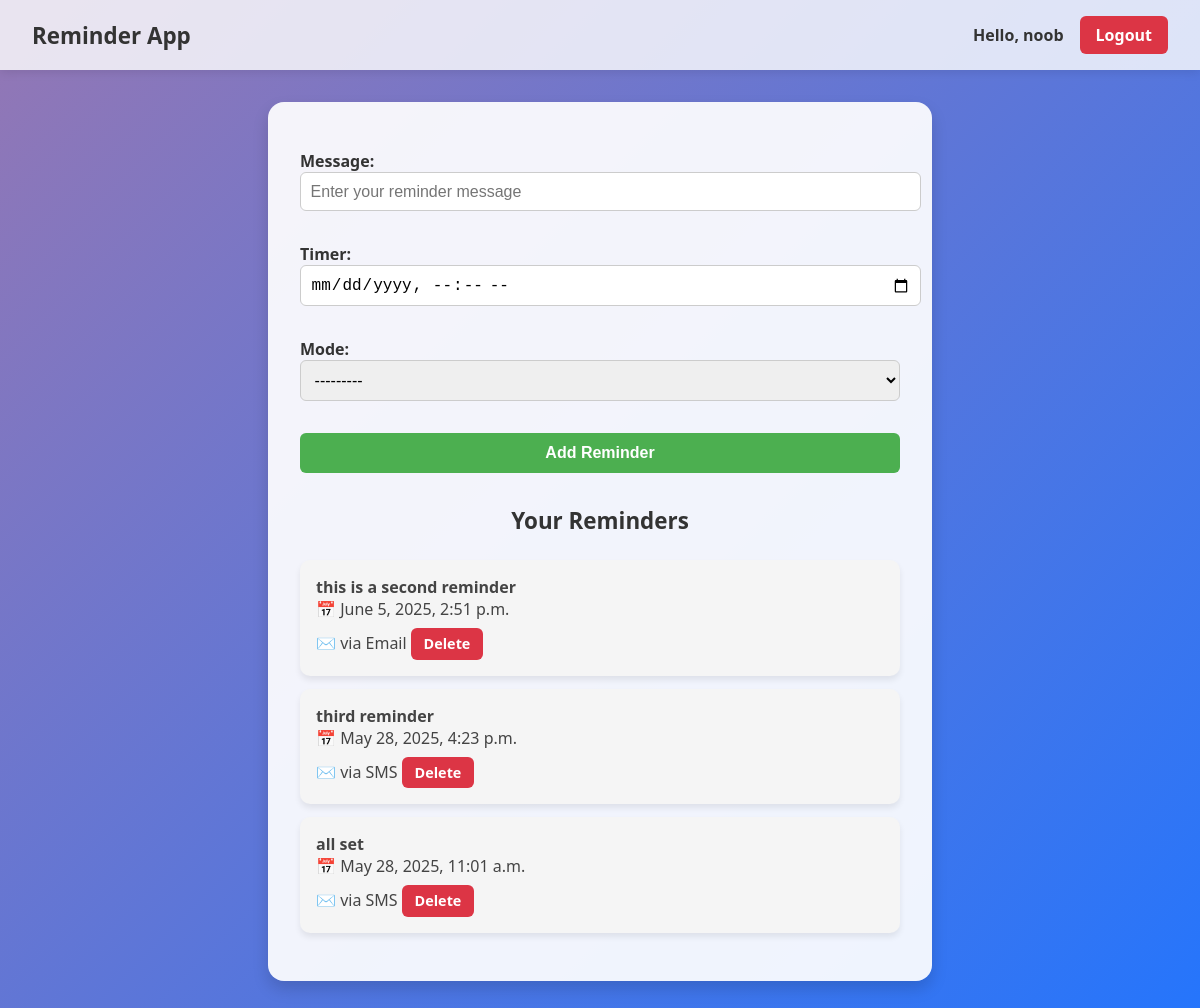
Screenshot of /home (signed in) with the database file from the repository.
### app/models.py (models this page shows, shortened)
class Reminder(models.Model):
    user = models.ForeignKey(User, on_delete=models.CASCADE)
    message = models.CharField(max_length=200,default=None,null=True)
    Timer = models.DateTimeField(default=None,null=True)
    mode = models.CharField(max_length=10, choices=[('mail', 'Email',), ('sms', 'SMS'), ('both', 'Both')])
    createtime = models.DateTimeField(auto_now_add=True)

### app/views.py (the view)
# urls.py: 2. Add a URL to urlpatterns:  path('', views.home, name='home')
@ login_required
def home(request):
    if request.method == 'POST':
        form = ReminderForm(request.POST)
        if form.is_valid():
            reminder = form.save(commit=False)
            reminder.user = request.user
            reminder.save()
            return redirect('home')
    else:
        form = ReminderForm()
    reminders = Reminder.objects.filter(user=request.user)
    return render(request, 'home.html', {'form': form, 'reminders': reminders})

### app/forms.py
class ReminderForm(forms.ModelForm):
    class Meta:
        model = Reminder
        fields = ['message', 'Timer', 'mode']
        widgets = {
            'message': forms.TextInput(attrs={'placeholder': 'Enter your reminder message', 'class': 'form-control'}),
            'Timer': forms.DateTimeInput(attrs={'type': 'datetime-local', 'class': 'form-control'}),
            'mode': forms.Select(attrs={'class': 'form-select'}),
        }

### app/templates/home.html (shortened to what this page needs)
{% load static %}
<!DOCTYPE html>
<html lang="en">
<head>
</head>
<body>
  <div class="navbar">
    <div class="app-name">Reminder App</div>
    <div class="nav-right">
      {% if user.is_authenticated %}
        <span class="username">Hello, {{ user.username }}</span>
        <a href="{% url 'logout' %}" class="logout">Logout</a>
      {% endif %}
    </div>
  </div>
  <div class="container">
    <form method="post">
      {{ form.as_p }}
      <button type="submit" class="btn1">Add Reminder</button>
    </form>
    <h2>Your Reminders</h2>
    <ul class="reminders">
      {% for reminder in reminders %}
        <li>
          <strong>{{ reminder.message }}</strong><br>
          📅 {{ reminder.Timer}}<br>
          ✉️ via {{ reminder.get_mode_display }}
          <a href="delete/{{reminder.id}}" class="dt" >Delete</a>
        </li>
      {% empty %}
        <li>No reminders yet.</li>
      {% endfor %}
    </ul>
  </div>
</body>
</html>

### app/templates/home.html (style rules this page uses)
body { font-family: 'Segoe UI', Tahoma, Geneva, Verdana, sans-serif; margin: 0; padding: 0; background: linear-gradient(135deg, #9477b4 0%, #2575fc 100%); min-height: 100vh; }
.navbar { background-color: #ffffffcc; display: flex; justify-content: space-between; align-items: center; padding: 1rem 2rem; box-shadow: 0 2px 10px rgba(0, 0, 0, 0.1); position: sticky; top: 0; z-index: 1000; }
.navbar .app-name { font-size: 1.4rem; font-weight: bold; color: #333; }
.navbar .nav-right { display: flex; align-items: center; gap: 1rem; }
.navbar .username { font-weight: 600; color: #333; }
.navbar a.logout { padding: 0.5rem 1rem; background-color: #dc3545; color: white; border: none; border-radius: 6px; text-decoration: none; font-weight: bold; transition: background-color 0.3s ease; }
.container { max-width: 600px; margin: 2rem auto; background-color: rgba(255, 255, 255, 0.92); padding: 2rem; border-radius: 16px; box-shadow: 0 8px 16px rgba(0, 0, 0, 0.15); }
h2 { margin-top: 2rem; color: #333; font-size: 1.4rem; text-align: center; }
form label { font-weight: 600; margin-top: 1rem; display: block; color: #333; }
form input[type="text"], form input[type="datetime-local"], form select { width: 100%; padding: 0.6rem; border: 1px solid #ccc; border-radius: 6px; margin-bottom: 1rem; font-size: 1rem; }
.btn1 { width: 100%; padding: 0.7rem; background-color: #4CAF50; color: white; border: none; border-radius: 6px; font-size: 1rem; font-weight: bold; cursor: pointer; transition: background-color 0.3s ease; }
ul.reminders { list-style-type: none; padding: 0; margin-top: 1.5rem; }
ul.reminders li { background-color: #f5f5f5; padding: 1rem; border-radius: 10px; margin-bottom: 0.8rem; box-shadow: 0 4px 6px rgba(0, 0, 0, 0.08); color: #444; }
a.dt { display: inline-block; margin-top: 0.5rem; padding: 0.4rem 0.8rem; background-color: #dc3545; color: #fff; border-radius: 6px; font-size: 0.9rem; font-weight: 600; text-decoration: none; transition: background-color 0.3s ease, box-shadow 0.2s ease; }

### rows the page displays
Reminder: message "this is a second reminder", Timer "June 5, 2025, 2:51 p.m.", mode "Email"
Reminder: message "third reminder", Timer "May 28, 2025, 4:23 p.m.", mode "SMS"
Reminder: message "all set", Timer "May 28, 2025, 11:01 a.m.", mode "SMS"

### other values shown
{{ user.username }} "noob"
